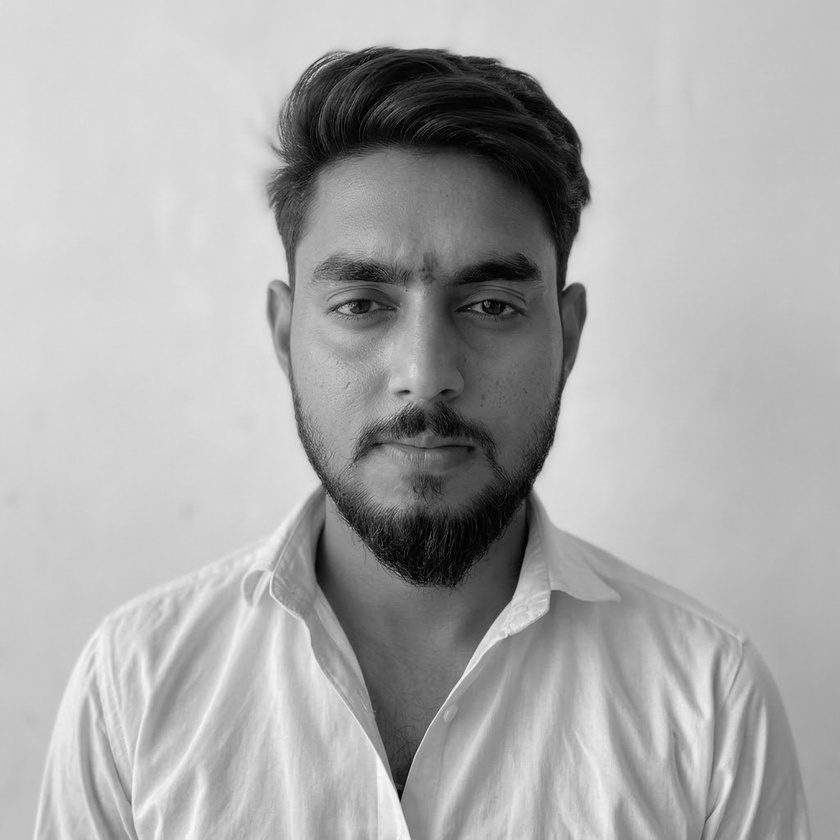
#> input picture CV_Unit_II_Assignment/05_Histogram_Equalization/input.jpg, 840 x 840 px, shrunk from 1024 x 1024 before the run
$ python program.py
#> lines starting #> are read from the running program, lines starting #| are printed output that depends on the picture
import cv2
import matplotlib.pyplot as plt

image = cv2.imread("input.jpg", cv2.IMREAD_GRAYSCALE)
#> image is the input picture: shape (840, 840); min 0, max 255, mean 171.3
equalized = cv2.equalizeHist(image)
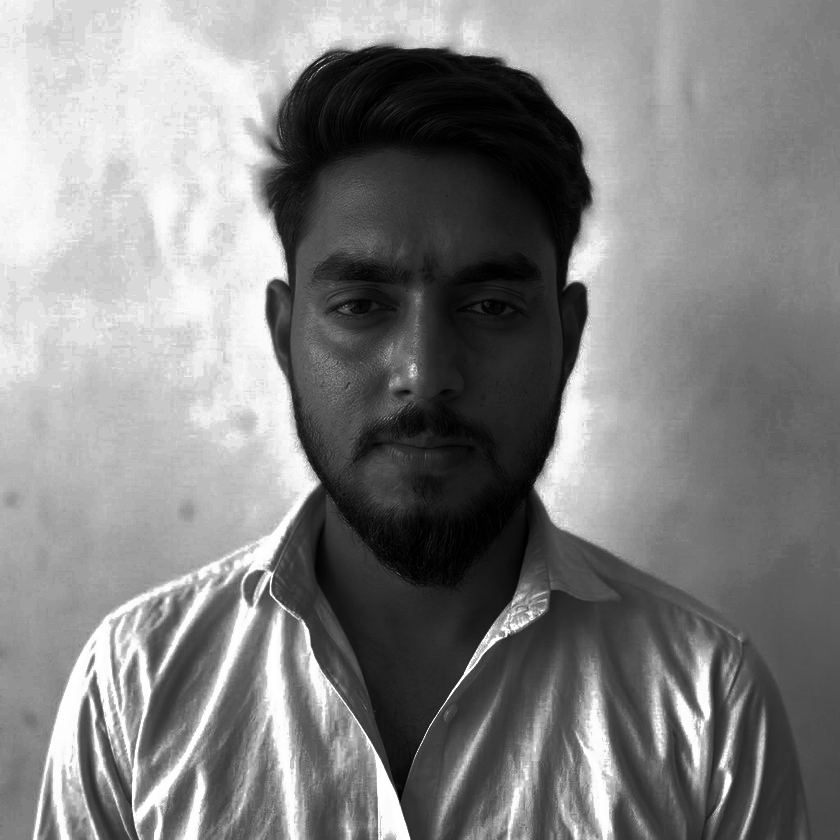
#> equalized: shape (840, 840); min 0, max 255, mean 129.1

cv2.imwrite("output.png", equalized)

plt.figure(figsize=(10, 5))
plt.subplot(1, 2, 1)
plt.hist(image.ravel(), 256, [0, 256])
plt.title("Before Equalization")
plt.xlabel("Intensity")
plt.ylabel("Frequency")

plt.subplot(1, 2, 2)
plt.hist(equalized.ravel(), 256, [0, 256])
plt.title("After Equalization")
plt.xlabel("Intensity")
plt.ylabel("Frequency")

plt.tight_layout()
plt.savefig("histogram_comparison.png", bbox_inches="tight")
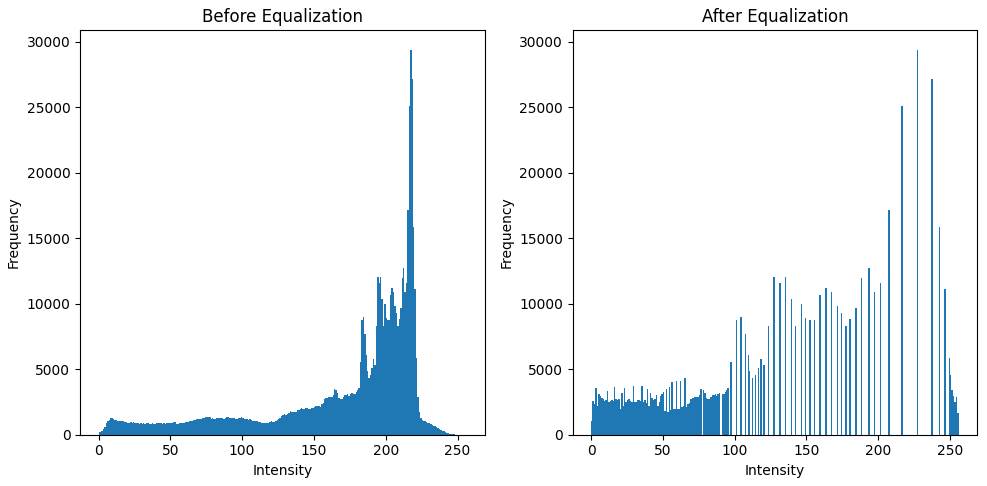
#> figure drawn by matplotlib, 2 panels; panel 1: tallest bar 29411 high, from x = 217 to 218; panel 2: tallest bar 29411 high, from x = 227 to 228
plt.close()
